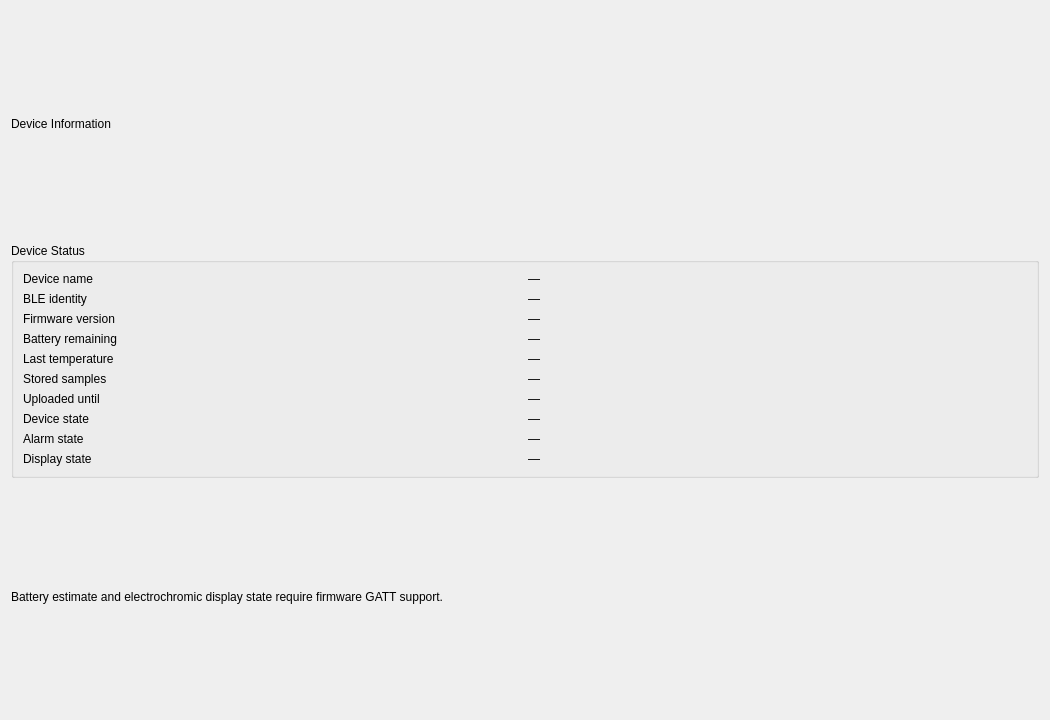
<?xml version='1.0' encoding='UTF-8'?>
<ui version="4.0">
  <class>Device InformationPage</class>
  <widget class="QWidget" name="Device InformationPage">
    <property name="geometry">
      <rect>
        <x>0</x>
        <y>0</y>
        <width>1050</width>
        <height>720</height>
      </rect>
    </property>
    <layout class="QVBoxLayout" name="pageLayout">
      <item>
        <widget class="QLabel" name="pageTitle">
          <property name="text">
            <string>Device Information</string>
          </property>
        </widget>
      </item>
      <item>
        <widget class="QGroupBox" name="informationGroup">
          <property name="title">
            <string>Device Status</string>
          </property>
          <layout class="QVBoxLayout" name="infoGrid">
            <item>
              <layout class="QHBoxLayout" name="infoNameRow">
                <item>
                  <widget class="QLabel" name="infoNameLabel">
                    <property name="text">
                      <string>Device name</string>
                    </property>
                  </widget>
                </item>
                <item>
                  <widget class="QLabel" name="infoNameValue">
                    <property name="text">
                      <string>—</string>
                    </property>
                  </widget>
                </item>
              </layout>
            </item>
            <item>
              <layout class="QHBoxLayout" name="infoAddressRow">
                <item>
                  <widget class="QLabel" name="infoAddressLabel">
                    <property name="text">
                      <string>BLE identity</string>
                    </property>
                  </widget>
                </item>
                <item>
                  <widget class="QLabel" name="infoAddressValue">
                    <property name="text">
                      <string>—</string>
                    </property>
                  </widget>
                </item>
              </layout>
            </item>
            <item>
              <layout class="QHBoxLayout" name="infoFwRow">
                <item>
                  <widget class="QLabel" name="infoFwLabel">
                    <property name="text">
                      <string>Firmware version</string>
                    </property>
                  </widget>
                </item>
                <item>
                  <widget class="QLabel" name="infoFwValue">
                    <property name="text">
                      <string>—</string>
                    </property>
                  </widget>
                </item>
              </layout>
            </item>
            <item>
              <layout class="QHBoxLayout" name="infoBatteryRow">
                <item>
                  <widget class="QLabel" name="infoBatteryLabel">
                    <property name="text">
                      <string>Battery remaining</string>
                    </property>
                  </widget>
                </item>
                <item>
                  <widget class="QLabel" name="infoBatteryValue">
                    <property name="text">
                      <string>—</string>
                    </property>
                  </widget>
                </item>
              </layout>
            </item>
            <item>
              <layout class="QHBoxLayout" name="infoTempRow">
                <item>
                  <widget class="QLabel" name="infoTempLabel">
                    <property name="text">
                      <string>Last temperature</string>
                    </property>
                  </widget>
                </item>
                <item>
                  <widget class="QLabel" name="infoTempValue">
                    <property name="text">
                      <string>—</string>
                    </property>
                  </widget>
                </item>
              </layout>
            </item>
            <item>
              <layout class="QHBoxLayout" name="infoSamplesRow">
                <item>
                  <widget class="QLabel" name="infoSamplesLabel">
                    <property name="text">
                      <string>Stored samples</string>
                    </property>
                  </widget>
                </item>
                <item>
                  <widget class="QLabel" name="infoSamplesValue">
                    <property name="text">
                      <string>—</string>
                    </property>
                  </widget>
                </item>
              </layout>
            </item>
            <item>
              <layout class="QHBoxLayout" name="infoAckRow">
                <item>
                  <widget class="QLabel" name="infoAckLabel">
                    <property name="text">
                      <string>Uploaded until</string>
                    </property>
                  </widget>
                </item>
                <item>
                  <widget class="QLabel" name="infoAckValue">
                    <property name="text">
                      <string>—</string>
                    </property>
                  </widget>
                </item>
              </layout>
            </item>
            <item>
              <layout class="QHBoxLayout" name="infoModeRow">
                <item>
                  <widget class="QLabel" name="infoModeLabel">
                    <property name="text">
                      <string>Device state</string>
                    </property>
                  </widget>
                </item>
                <item>
                  <widget class="QLabel" name="infoModeValue">
                    <property name="text">
                      <string>—</string>
                    </property>
                  </widget>
                </item>
              </layout>
            </item>
            <item>
              <layout class="QHBoxLayout" name="infoAlarmRow">
                <item>
                  <widget class="QLabel" name="infoAlarmLabel">
                    <property name="text">
                      <string>Alarm state</string>
                    </property>
                  </widget>
                </item>
                <item>
                  <widget class="QLabel" name="infoAlarmValue">
                    <property name="text">
                      <string>—</string>
                    </property>
                  </widget>
                </item>
              </layout>
            </item>
            <item>
              <layout class="QHBoxLayout" name="infoDisplayRow">
                <item>
                  <widget class="QLabel" name="infoDisplayLabel">
                    <property name="text">
                      <string>Display state</string>
                    </property>
                  </widget>
                </item>
                <item>
                  <widget class="QLabel" name="infoDisplayValue">
                    <property name="text">
                      <string>—</string>
                    </property>
                  </widget>
                </item>
              </layout>
            </item>
          </layout>
        </widget>
      </item>
      <item>
        <widget class="QLabel" name="infoNote">
          <property name="text">
            <string>Battery estimate and electrochromic display state require firmware GATT support.</string>
          </property>
        </widget>
      </item>
    </layout>
  </widget>
  <resources/>
  <connections/>
</ui>
